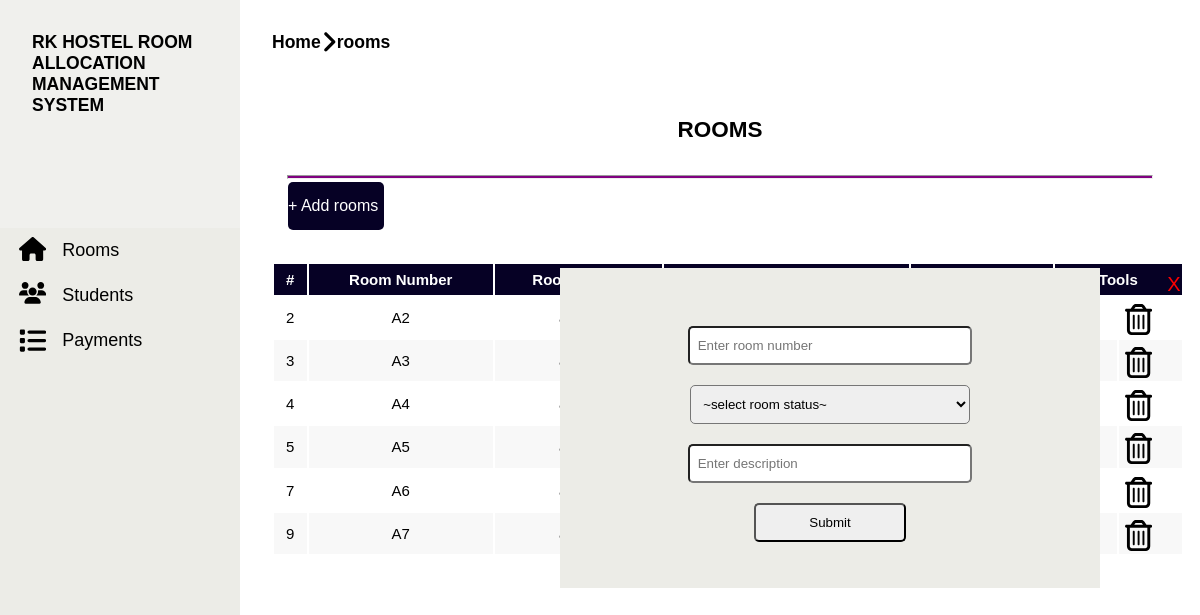
/?ref=dashboard&new=rooms&pop=1, run on the app's committed database.
### tables this page shows
CREATE TABLE `rooms` (
  `id` int(11) NOT NULL,
  `roomno` varchar(20) NOT NULL,
  `status` varchar(10) NOT NULL,
  `descr` varchar(200) NOT NULL,
  `own` varchar(10) NOT NULL
);

### index.php (called while the page is built, shortened)
<?php
$file="dashboard";
require './assets/header.php';
require "./$file.php";
require './assets/footer.php';
?>

### files/rooms.php (the view, shortened to what this page needs)
<div class="w-full h-full flex flex-col ic rooms">
    <h2 class="margin">ROOMS</h2>
    <hr style="height: 2px; background-color: purple; width: 90%;">
    <div class="bottom w-full h-max">
        <div class="link flex ic js flex-col">
           <a href="?ref=dashboard&new=rooms&pop=1">+ Add rooms</a>
        </div>
        <div class="margin w-full flex h-max flex-col">
            <table>
                <thead>
                    <th>#</th>
                    <th>Room Number</th>
                    <th>Room Status</th>
                    <th>Room Description</th>
                    <th>State</th>
                    <th colspan=2>Tools</th>
                </thead>
                <tbody>
                    <?php
                    $select=$con->query("SELECT *FROM rooms");
                    if($select->num_rows){
                        while($selectq=$select->fetch_assoc()){
                            ?>
                            <tr>
                                <td><?=$selectq['id']?></td>
                                <td><?=$selectq['roomno']?></td>
                                <td><?=$selectq['status']?></td>
                                <td><?=$selectq['descr']?></td>
                                <td><?=$selectq['own']?></td>
                                <td><a href="?ref=dashboard&new=rooms&edit=1&id=<?=$selectq['id']?>"><div class="icon"><?php require './icons/pencil.svg'?></div></a></td>
                                <td><a href="?ref=dashboard&new=rooms&delete=1&id=<?=$selectq['id']?>"><div class="icon"><?php require './icons/trash-can.svg'?></div></a></td>
                            </tr>
                            <?php
                        }
                    }
                    ?>
                </tbody>
            </table>
        </div>
        <?php
        if(isset($_GET['pop']) && $_GET['pop']==1){
            ?>
            <div id="pop" class="flex flex-col ic">
                <a href="?ref=dashboard&new=rooms" style="color: red; font-size: 20px; margin-left: 43rem; margin-top: 5px;">X</a>
                <form action="" method="post" class="flex flex-col ic">
                    <input type="text" placeholder="Enter room number" name="roomno">
                    <select name="status" id="">
                        <option value="null">~select room status~</option>
                    </select>
                    <input type="text" placeholder="Enter description" name="desc">
                    <input type="submit" name="save">
                </form>
            </div>
            <?php
        }
            ?>
    </div>
</div>

### data on the page
rooms: id "2", roomno "A2"
rooms: id "3", roomno "A3"
rooms: id "4", roomno "A4"
rooms: id "5", roomno "A5"
rooms: id "7", roomno "A6"
rooms: id "9", roomno "A7"

### other printed values
$new1 "rooms"
